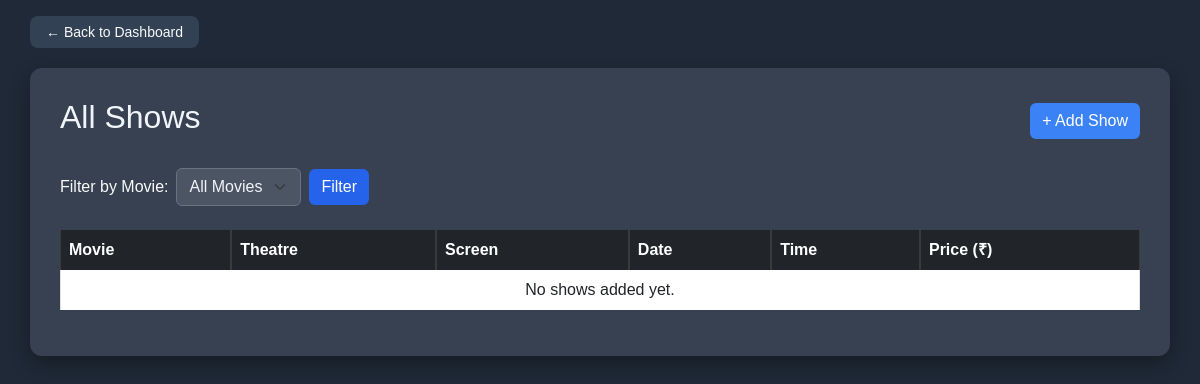
/admin-panel/view-shows/ (signed in), run on an earlier commit of the app's database.
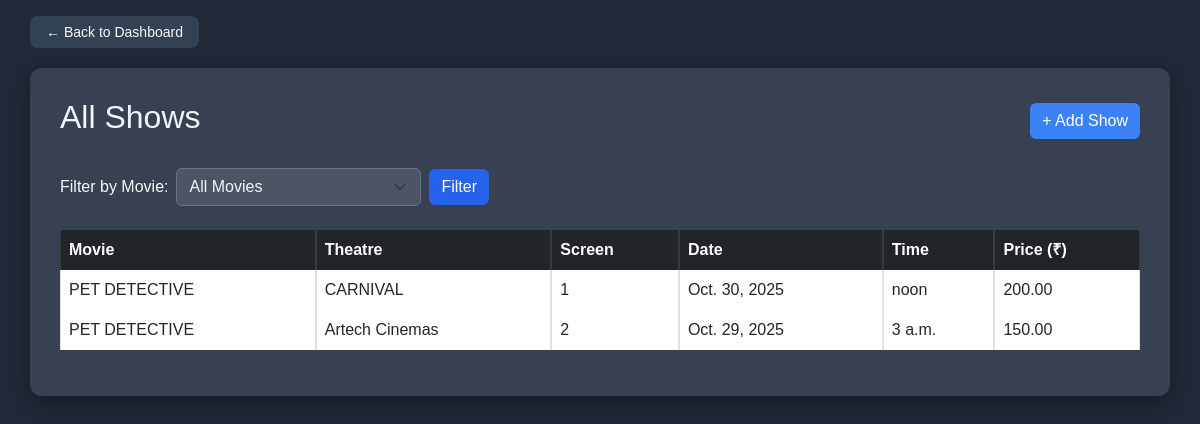
And on a later commit of the database.
### bms/models.py (models this page shows, shortened)
class Show(models.Model):
    movie = models.ForeignKey(Movie,on_delete=models.CASCADE,related_name="shows")
    theatre = models.ForeignKey(Theatre,on_delete=models.CASCADE,related_name="shows")
    screen = models.ForeignKey(Screen,on_delete=models.CASCADE)
    show_time = models.TimeField()
    show_date = models.DateField()
    ticket_price = models.DecimalField(max_digits=6, decimal_places=2)

class Movie(models.Model):
    title = models.CharField(max_length=200)
    description = models.TextField()
    release_date = models.DateField()
    duration = models.CharField(max_length=50, default="N/A")
    language = models.CharField(max_length=50, default="Unknown")
    genre = models.CharField(max_length=100, default="Uncategorized")
    main_image = models.ImageField(upload_to='movies/main_images/', null=True, blank=True)
    cover_image = models.ImageField(upload_to='movies/cover_images/', null=True, blank=True)

class Theatre(models.Model):
    name = models.CharField(max_length=200)
    location = models.CharField(max_length=200)
    total_screens = models.PositiveBigIntegerField(default=1)

class Screen(models.Model):
    theatre = models.ForeignKey(Theatre,on_delete=models.CASCADE,related_name="screens")
    screen_number = models.CharField(max_length=10)
    total_seats = models.PositiveIntegerField(default=50)

### bms/views.py (the view)
# urls.py: path('admin-panel/view-shows/', views.view_shows, name='view_shows'),
@admin_required
def view_shows(request):
    movie_id = request.GET.get('movie')
    shows = Show.objects.select_related('movie', 'theatre', 'screen')
    today = timezone.localdate()
    shows = shows.filter(show_date__gte=today)
    if movie_id:
        shows = shows.filter(movie_id=movie_id)
    movies = Movie.objects.all()
    return render(request, 'adminpanel/view_shows.html', {
        'shows': shows,
        'movies': movies,
        'request': request,
    })

### bms/views.py (called while the page is built)
def admin_required(view_func):
    @wraps(view_func)
    def wrapper(request, *args, **kwargs):
        if not request.user.is_authenticated or not request.user.is_staff:
            messages.error(request, "You must login as admin to access this page.")
            return redirect('admin_login')
        return view_func(request, *args, **kwargs)
    return wrapper

### templates/adminpanel/view_shows.html (shortened to what this page needs)
<!DOCTYPE html>
<html lang="en">
    <head>
        <link href="https://cdn.jsdelivr.net/npm/bootstrap@5.3.0/dist/css/bootstrap.min.css" rel="stylesheet">
        {% load static %}
        <link rel="stylesheet" href="{% static 'adminpanelcss/view_shows.css' %}">
    </head>
    <body>
        <div class="top-bar">
            <a href="{% url 'admin_dashboard' %}" class="back-btn">← Back to Dashboard</a>
        </div>
        <div class="container mt-5 table-container">
            <div class="d-flex justify-content-between align-items-center mb-4">
                <h2>All Shows</h2>
                <a href="{% url 'add_show' %}" class="btn btn-success">+ Add Show</a>
            </div>
            <form method="get" class="mb-4 d-flex gap-2 align-items-center">
                <label for="movie" class="text-light mb-0">Filter by Movie:</label>
                <select name="movie" id="movie" class="form-select w-auto">
                    <option value="">All Movies</option>
                </select>
                <button type="submit" class="btn btn-primary">Filter</button>
            </form>
            <div class="table-responsive">
                <table class="table table-hover table-bordered align-middle text-light">
                    <thead class="table-dark">
                        <tr>
                            <th>Movie</th>
                            <th>Theatre</th>
                            <th>Screen</th>
                            <th>Date</th>
                            <th>Time</th>
                            <th>Price (₹)</th>
                        </tr>
                    </thead>
                    <tbody>
                        {% for show in shows %}
                            <tr>
                                <td>{{ show.movie.title }}</td>
                                <td>{{ show.theatre.name }}</td>
                                <td>{{ show.screen.screen_number }}</td>
                                <td>{{ show.show_date }}</td>
                                <td>{{ show.show_time }}</td>
                                <td>{{ show.ticket_price }}</td>
                            </tr>
                        {% empty %}
                            <tr>
                                <td colspan="6" class="text-center">No shows added yet.</td>
                            </tr>
                        {% endfor %}
                    </tbody>
                </table>
            </div>
        </div>
    </body>
</html>

What changed in the data, as far as the page shows it:
added Show: movie "PET DETECTIVE", theatre.name "CARNIVAL", screen.screen_number "1", show_date "Oct. 30, 2025", show_time "noon", ticket_price "200.00"
added Show: movie "PET DETECTIVE", theatre.name "Artech Cinemas", screen.screen_number "2", show_date "Oct. 29, 2025", show_time "3 a.m.", ticket_price "150.00"
Also different on the page:
text no longer shown: "No shows added yet."
